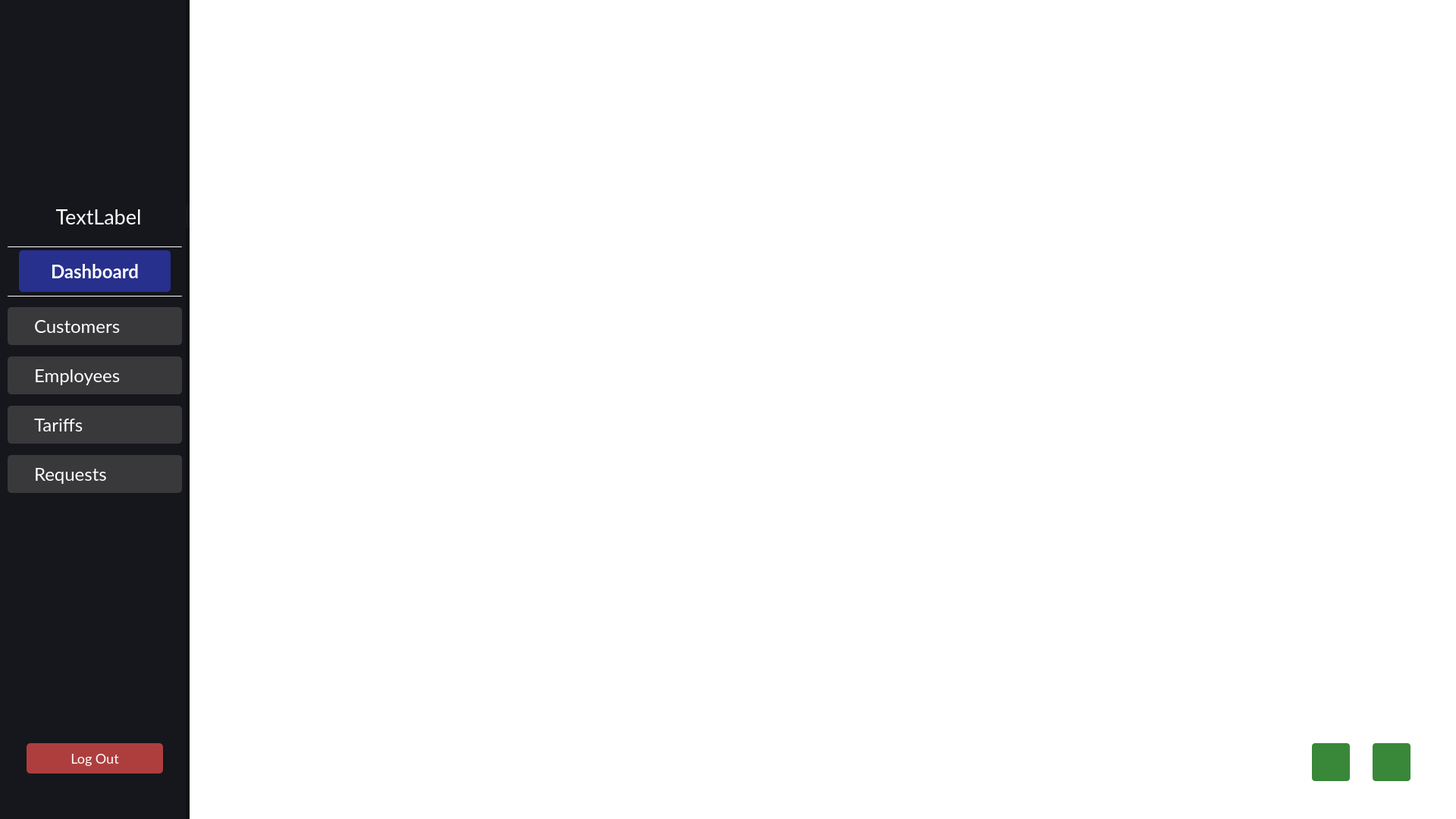
<?xml version="1.0" encoding="UTF-8"?>
<ui version="4.0">
 <class>MainWidget</class>
 <widget class="QWidget" name="MainWidget">
  <property name="geometry">
   <rect>
    <x>0</x>
    <y>0</y>
    <width>1920</width>
    <height>1080</height>
   </rect>
  </property>
  <property name="windowTitle">
   <string>Form</string>
  </property>
  <property name="styleSheet">
   <string notr="true">background-color:transparent;</string>
  </property>
  <widget class="QStackedWidget" name="stackedWidget">
   <property name="geometry">
    <rect>
     <x>250</x>
     <y>0</y>
     <width>1670</width>
     <height>1081</height>
    </rect>
   </property>
   <widget class="QWidget" name="page"/>
   <widget class="QWidget" name="page_2"/>
  </widget>
  <widget class="QPushButton" name="close_open_chat_btn">
   <property name="enabled">
    <bool>true</bool>
   </property>
   <property name="geometry">
    <rect>
     <x>1810</x>
     <y>980</y>
     <width>50</width>
     <height>50</height>
    </rect>
   </property>
   <property name="styleSheet">
    <string notr="true">QPushButton{
	border-radius:4px;
	background-color:rgb(57, 135, 57);
}

QPushButton:hover{
	background-color:rgb(57, 155, 57);
}</string>
   </property>
   <property name="text">
    <string/>
   </property>
   <property name="iconSize">
    <size>
     <width>40</width>
     <height>40</height>
    </size>
   </property>
  </widget>
  <widget class="QWidget" name="side_bar_menu" native="true">
   <property name="geometry">
    <rect>
     <x>0</x>
     <y>0</y>
     <width>250</width>
     <height>1080</height>
    </rect>
   </property>
   <property name="sizePolicy">
    <sizepolicy hsizetype="Expanding" vsizetype="Expanding">
     <horstretch>0</horstretch>
     <verstretch>0</verstretch>
    </sizepolicy>
   </property>
   <property name="styleSheet">
    <string notr="true">border-right: 5px solid rgba(0, 0, 0, 0.3);
background-color:#16171C;</string>
   </property>
   <widget class="QLabel" name="profile_pic">
    <property name="geometry">
     <rect>
      <x>55</x>
      <y>70</y>
      <width>140</width>
      <height>140</height>
     </rect>
    </property>
    <property name="styleSheet">
     <string notr="true">background: url(&quot;./img/profile_photo.svg&quot;);
border:none;</string>
    </property>
    <property name="text">
     <string/>
    </property>
    <property name="scaledContents">
     <bool>true</bool>
    </property>
   </widget>
   <widget class="QPushButton" name="dashboard_btn">
    <property name="geometry">
     <rect>
      <x>25</x>
      <y>330</y>
      <width>200</width>
      <height>55</height>
     </rect>
    </property>
    <property name="font">
     <font>
      <family>Lato</family>
      <pointsize>-1</pointsize>
      <italic>false</italic>
      <bold>true</bold>
     </font>
    </property>
    <property name="styleSheet">
     <string notr="true">QPushButton {
    font-family: Lato;
    border: none;
    border-radius: 5px;
    background-color: rgba(39, 48, 141, 1);
    font-size: 24px;
    color: white;
    text-align: center;
}

QPushButton:hover {
    background-color: rgba(87, 91, 129, 1);
}
</string>
    </property>
    <property name="text">
     <string>Dashboard</string>
    </property>
    <property name="icon">
     <iconset>
      <normaloff>ui/build/Desktop_Qt_6_8_2_MinGW_64_bit-Debug/img/dashboards.png</normaloff>ui/build/Desktop_Qt_6_8_2_MinGW_64_bit-Debug/img/dashboards.png</iconset>
    </property>
    <property name="iconSize">
     <size>
      <width>30</width>
      <height>30</height>
     </size>
    </property>
    <property name="autoExclusive">
     <bool>false</bool>
    </property>
    <property name="flat">
     <bool>false</bool>
    </property>
   </widget>
   <widget class="QPushButton" name="customers_btn">
    <property name="geometry">
     <rect>
      <x>10</x>
      <y>405</y>
      <width>230</width>
      <height>50</height>
     </rect>
    </property>
    <property name="styleSheet">
     <string notr="true">QPushButton {
    font-family: Lato;
	padding-left:35px;
    border-radius: 5px;
	border:none;
    background-color:rgba(80, 80, 80, 0.6);
    font-size: 24px;
    color: white;
    text-align: left;
}

QPushButton:hover {
    background-color: rgba(87, 91, 129, 1);
}
</string>
    </property>
    <property name="text">
     <string>Customers</string>
    </property>
    <property name="icon">
     <iconset>
      <normaloff>ui/build/Desktop_Qt_6_8_2_MinGW_64_bit-Debug/img/customers.png</normaloff>ui/build/Desktop_Qt_6_8_2_MinGW_64_bit-Debug/img/customers.png</iconset>
    </property>
    <property name="iconSize">
     <size>
      <width>30</width>
      <height>30</height>
     </size>
    </property>
   </widget>
   <widget class="QLabel" name="side_menu_logo">
    <property name="geometry">
     <rect>
      <x>20</x>
      <y>210</y>
      <width>200</width>
      <height>55</height>
     </rect>
    </property>
    <property name="styleSheet">
     <string notr="true">border:none;</string>
    </property>
    <property name="text">
     <string/>
    </property>
    <property name="pixmap">
     <pixmap>ui/img/company_name.svg</pixmap>
    </property>
    <property name="scaledContents">
     <bool>true</bool>
    </property>
   </widget>
   <widget class="QPushButton" name="employees_btn">
    <property name="geometry">
     <rect>
      <x>10</x>
      <y>470</y>
      <width>230</width>
      <height>50</height>
     </rect>
    </property>
    <property name="styleSheet">
     <string notr="true">QPushButton {
    font-family: Lato;
	padding-left:35px;
    border-radius: 5px;
	border:none;
    background-color:rgba(80, 80, 80, 0.6);
    font-size: 24px;
    color: white;
    text-align: left;
}

QPushButton:hover {
    background-color: rgba(87, 91, 129, 1);
}
</string>
    </property>
    <property name="text">
     <string>Employees</string>
    </property>
    <property name="icon">
     <iconset>
      <normaloff>ui/build/Desktop_Qt_6_8_2_MinGW_64_bit-Debug/img/employee.png</normaloff>ui/build/Desktop_Qt_6_8_2_MinGW_64_bit-Debug/img/employee.png</iconset>
    </property>
    <property name="iconSize">
     <size>
      <width>30</width>
      <height>30</height>
     </size>
    </property>
   </widget>
   <widget class="Line" name="line">
    <property name="geometry">
     <rect>
      <x>10</x>
      <y>390</y>
      <width>230</width>
      <height>1</height>
     </rect>
    </property>
    <property name="styleSheet">
     <string notr="true">background-color:white;</string>
    </property>
    <property name="orientation">
     <enum>Qt::Orientation::Horizontal</enum>
    </property>
   </widget>
   <widget class="QPushButton" name="tariffs_btn">
    <property name="geometry">
     <rect>
      <x>10</x>
      <y>535</y>
      <width>230</width>
      <height>50</height>
     </rect>
    </property>
    <property name="styleSheet">
     <string notr="true">QPushButton {
    font-family: Lato;
	padding-left:35px;
    border-radius: 5px;
	border:none;
    background-color:rgba(80, 80, 80, 0.6);
    font-size: 24px;
    color: white;
    text-align: left;
}

QPushButton:hover {
    background-color: rgba(87, 91, 129, 1);
}
</string>
    </property>
    <property name="text">
     <string>Tariffs</string>
    </property>
    <property name="icon">
     <iconset>
      <normaloff>ui/build/Desktop_Qt_6_8_2_MinGW_64_bit-Debug/img/tariffs.png</normaloff>ui/build/Desktop_Qt_6_8_2_MinGW_64_bit-Debug/img/tariffs.png</iconset>
    </property>
    <property name="iconSize">
     <size>
      <width>30</width>
      <height>30</height>
     </size>
    </property>
   </widget>
   <widget class="QPushButton" name="requests_btn">
    <property name="geometry">
     <rect>
      <x>10</x>
      <y>600</y>
      <width>230</width>
      <height>50</height>
     </rect>
    </property>
    <property name="styleSheet">
     <string notr="true">QPushButton {
    font-family: Lato;
	padding-left:35px;
    border-radius: 5px;
	border:none;
    background-color:rgba(80, 80, 80, 0.6);
    font-size: 24px;
    color: white;
    text-align: left;
}

QPushButton:hover {
    background-color: rgba(87, 91, 129, 1);
}
</string>
    </property>
    <property name="text">
     <string>Requests</string>
    </property>
    <property name="icon">
     <iconset>
      <normaloff>ui/build/Desktop_Qt_6_8_2_MinGW_64_bit-Debug/img/requests.png</normaloff>ui/build/Desktop_Qt_6_8_2_MinGW_64_bit-Debug/img/requests.png</iconset>
    </property>
    <property name="iconSize">
     <size>
      <width>30</width>
      <height>30</height>
     </size>
    </property>
   </widget>
   <widget class="QPushButton" name="log_out_btn">
    <property name="geometry">
     <rect>
      <x>35</x>
      <y>980</y>
      <width>180</width>
      <height>40</height>
     </rect>
    </property>
    <property name="styleSheet">
     <string notr="true">QPushButton {
    font-family: Lato;
	padding-left:0px;
    border-radius: 5px;
	border:none;
    background-color:rgba(174, 62, 62, 1);
    font-size: 18px;
    color: white;
    text-align: center;
}

QPushButton:hover {
    background-color: rgba(87, 91, 129, 1);
}
</string>
    </property>
    <property name="text">
     <string>Log Out</string>
    </property>
    <property name="iconSize">
     <size>
      <width>30</width>
      <height>30</height>
     </size>
    </property>
   </widget>
   <widget class="QLabel" name="name_label">
    <property name="geometry">
     <rect>
      <x>0</x>
      <y>270</y>
      <width>250</width>
      <height>30</height>
     </rect>
    </property>
    <property name="font">
     <font>
      <family>Lato</family>
      <pointsize>20</pointsize>
     </font>
    </property>
    <property name="styleSheet">
     <string notr="true">border:none;
font-family:Lato;
color:white;
padding-left:10px;
text-align:center;</string>
    </property>
    <property name="text">
     <string>TextLabel</string>
    </property>
    <property name="alignment">
     <set>Qt::AlignmentFlag::AlignCenter</set>
    </property>
   </widget>
   <widget class="Line" name="line_2">
    <property name="geometry">
     <rect>
      <x>10</x>
      <y>325</y>
      <width>230</width>
      <height>1</height>
     </rect>
    </property>
    <property name="styleSheet">
     <string notr="true">background-color:white;</string>
    </property>
    <property name="orientation">
     <enum>Qt::Orientation::Horizontal</enum>
    </property>
   </widget>
   <zorder>dashboard_btn</zorder>
   <zorder>customers_btn</zorder>
   <zorder>side_menu_logo</zorder>
   <zorder>employees_btn</zorder>
   <zorder>profile_pic</zorder>
   <zorder>line</zorder>
   <zorder>tariffs_btn</zorder>
   <zorder>requests_btn</zorder>
   <zorder>log_out_btn</zorder>
   <zorder>name_label</zorder>
   <zorder>line_2</zorder>
  </widget>
  <widget class="QPushButton" name="close_open_calc_btn">
   <property name="enabled">
    <bool>true</bool>
   </property>
   <property name="geometry">
    <rect>
     <x>1730</x>
     <y>980</y>
     <width>50</width>
     <height>50</height>
    </rect>
   </property>
   <property name="styleSheet">
    <string notr="true">QPushButton{
	border-radius:4px;
	background-color:rgb(57, 135, 57);
}

QPushButton:hover{
	background-color:rgb(57, 155, 57);
}</string>
   </property>
   <property name="text">
    <string/>
   </property>
   <property name="iconSize">
    <size>
     <width>40</width>
     <height>40</height>
    </size>
   </property>
  </widget>
 </widget>
 <resources/>
 <connections/>
</ui>
